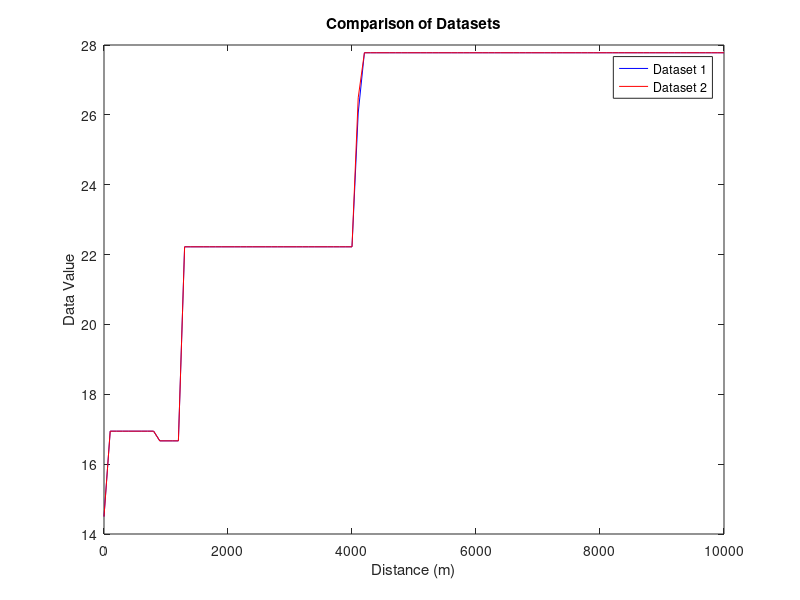

Reproduce this figure in MATLAB.
clear all
close all
clc

%%

% Assuming you have two datasets: data1 and data2
xx100 = load('100.mat').xx;
xx100euler = load('100euler.mat').xx;
xx50 = load('50.mat').xx;

common_length = 200; % Choose a common length for resampling

% Create the x-axis for the first dataset, size(xx100,2)
x1 = 0:100:(100 * (size(xx100,2) - 1));

% Create the x-axis for the second dataset
x2 = 0:100:(100 * (size(xx100euler,2) - 1));

figure;
plot(x1, xx100(1,:), 'b', x2, xx100euler(1,:), 'r');
legend('Dataset 1', 'Dataset 2');
xlabel('Distance (m)');
ylabel('Data Value');
title('Comparison of Datasets');
